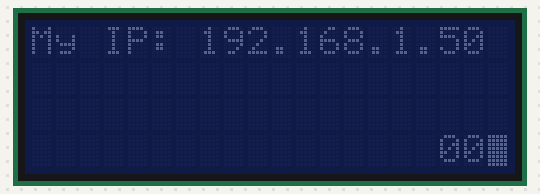
Recording of a sketch running on a simulated ESP8266 (Wemos D1 mini). Shown: 20×4 character LCD. WiFi joins after 1.5 s; servers stay silent unless stated; uploads are accepted with an empty reply; what the sketch prints to the serial monitor is not drawn.

Above: at 1.6 s.
At 3.1 s:
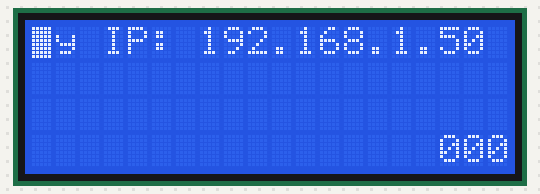
At 3.6 s:
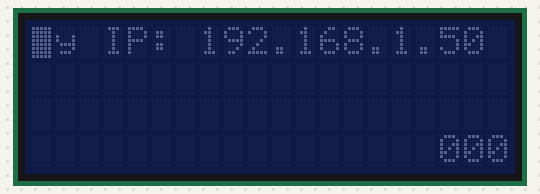
At 13.2 s:
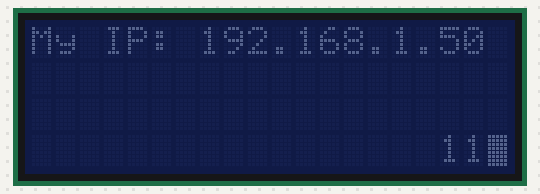
At 23.2 s:
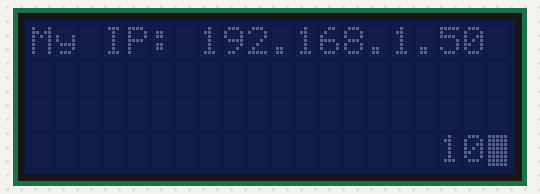

The sketch:

Display_on_Arduino_of_System_Information_Bar_-_WemosD1R2.ino
```cpp
// Display on Arduino of System Information Bar - WemosD1R2.c
// v0.0.1 - 2018-10-07 - nelbren.com

#include <ESP8266WiFi.h>
#include "LiquidCrystal_I2C.h"

const char* host = "104.251.217.217";
const int   port = 80;
const char* uri = "/si.txt";
String httpPacket = "GET " + String(uri) +
                    " HTTP/1.1\r\n" +
                    "Host: " + String(host) + "\r\n" +
                    "Connection: close\r\n\r\n";

int n = 0;

const char* ssid = "CHANGE-TO-YOUR-SSID";
const char* password = "CHANGE-TO-YOUR-PASSWORD";
const int addr = 0x27, en = 2, rw = 1,rs = 0, d4 = 4, d5 = 5, d6 = 6, d7 = 7;
LiquidCrystal_I2C lcd(addr, en, rw, rs, d4, d5, d6, d7);
const int lcd_cols = 20;
const int lcd_rows = 4;

void wait_time() {
  String msg = "";
  char buffer[10];
  lcd.noBlink();
  sprintf(buffer, "%03d", n);
  msg.concat(buffer);
  lcd.setCursor(lcd_cols - 3, lcd_rows - 1);
  lcd.print(buffer);
  lcd.setCursor(lcd_cols - 1, lcd_rows - 1);
  lcd.blink();
  Serial.print(buffer);
  Serial.print(",");
}

void lcd_print(String msg, int r = 0) {
  String msg2;
  int wc_x, wc_y;
  int l = msg.length();
  lcd.setCursor(0, r);
  if (l > lcd_cols) {
    if (r >= lcd_rows - 1) {
      msg2 = msg.substring(0, lcd_cols - 3) + "...";
      lcd.print(msg2);
      wc_x = msg2.length()-1;
      wc_y = r;
    } else {
      lcd.print(msg.substring(0, lcd_cols));
      wc_x = lcd_cols - 1;
      wc_y = r + 1;
      lcd_print(msg.substring(lcd_cols), r + 1);
    }
  } else {
    lcd.print(msg);
    wc_x = msg.length() - 1;
    wc_y = r;
  }
}

void setup(void) {
  String msg = "My IP: ";
  Serial.begin(115200);
  lcd.begin(lcd_cols, lcd_rows);
  lcd.setBacklightPin(3,POSITIVE);
  lcd.setBacklight(LOW);
  lcd.home();
  WiFi.begin(ssid, password);
  while (WiFi.status() != WL_CONNECTED) { delay(500); }
  IPAddress myIP = WiFi.localIP();
  msg.concat(myIP.toString());
  lcd.clear();
  lcd_print(msg);
  Serial.println(msg);
}

void display_error(String msg, int nn) {
  lcd_print(msg);
  lcd.setBacklight(HIGH);
  n = nn;
}

void read_stream(WiFiClient client) {
  unsigned long timeout = millis();
  while (client.available() == 0) {
    if (millis() - timeout > 5000) {
      display_error("Comm failed (2)!", 10);
      client.stop();
      return;
    }
  }
  if (client.find("\r\n\r\n")){
    delay(5);
    unsigned int i = 0;
    String message = "";
    while (i<60000) {
      if(client.available()) {
        char c = client.read();
        if (c != '\r' && c != '\n') message += c;
        i=0;
      }
      i++;
    }
    Serial.println("\r\n[" + message + "]");
    lcd.setBacklight(HIGH);
    lcd_print(message, 0);
    delay(500);
    if (message.indexOf("*") == -1) lcd.setBacklight(LOW);
    delay(500);
  } else {
    display_error("Comm failed (3)!", 15);
  }
}

void loop(void){
  wait_time();
  if ( n <= 0 ) {
    WiFiClient client;
    n = 120;
    if (!client.connect(host, port)) {
      display_error("Comm failed (1)!", 5);
      return;
    }
    client.print(httpPacket);
    read_stream(client);
  } else {
    delay(1000);
  }
  n--;
}
```

Measured:
- what the display in image 0 shows lasts 1.5 s, from 1.6 s to 3.1 s
- what the display in image 1 shows lasts 0.5 s, from 3.1 s to 3.6 s
- what the display in image 3 shows lasts 1.0 s, from 13.1 s to 14.1 s
